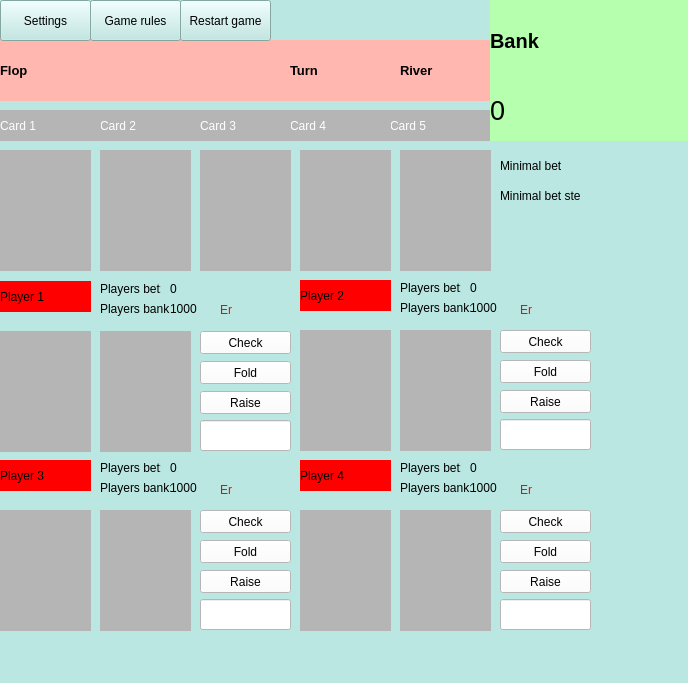
<?xml version="1.0" encoding="UTF-8"?>
<ui version="4.0">
 <class>MainWindow</class>
 <widget class="QMainWindow" name="MainWindow">
  <property name="geometry">
   <rect>
    <x>0</x>
    <y>0</y>
    <width>688</width>
    <height>683</height>
   </rect>
  </property>
  <property name="windowTitle">
   <string>Poker</string>
  </property>
  <property name="styleSheet">
   <string notr="true">background-color: rgb(186, 231, 226);</string>
  </property>
  <widget class="QWidget" name="centralwidget">
   <widget class="QLabel" name="Flop_text">
    <property name="geometry">
     <rect>
      <x>0</x>
      <y>40</y>
      <width>291</width>
      <height>61</height>
     </rect>
    </property>
    <property name="font">
     <font>
      <pointsize>10</pointsize>
      <weight>75</weight>
      <bold>true</bold>
     </font>
    </property>
    <property name="styleSheet">
     <string notr="true">background-color: rgb(255, 183, 176);</string>
    </property>
    <property name="text">
     <string>Flop</string>
    </property>
    <property name="margin">
     <number>130</number>
    </property>
   </widget>
   <widget class="QLabel" name="Turn_text">
    <property name="geometry">
     <rect>
      <x>290</x>
      <y>40</y>
      <width>111</width>
      <height>61</height>
     </rect>
    </property>
    <property name="font">
     <font>
      <pointsize>10</pointsize>
      <weight>75</weight>
      <bold>true</bold>
     </font>
    </property>
    <property name="styleSheet">
     <string notr="true">background-color: rgb(255, 183, 176);</string>
    </property>
    <property name="text">
     <string>Turn</string>
    </property>
    <property name="margin">
     <number>22</number>
    </property>
   </widget>
   <widget class="QLabel" name="River_text">
    <property name="geometry">
     <rect>
      <x>400</x>
      <y>40</y>
      <width>91</width>
      <height>61</height>
     </rect>
    </property>
    <property name="font">
     <font>
      <pointsize>10</pointsize>
      <weight>75</weight>
      <bold>true</bold>
     </font>
    </property>
    <property name="styleSheet">
     <string notr="true">background-color: rgb(255, 183, 176);</string>
    </property>
    <property name="text">
     <string>River</string>
    </property>
    <property name="margin">
     <number>20</number>
    </property>
   </widget>
   <widget class="QLabel" name="card_5_text">
    <property name="geometry">
     <rect>
      <x>390</x>
      <y>110</y>
      <width>101</width>
      <height>31</height>
     </rect>
    </property>
    <property name="styleSheet">
     <string notr="true">background-color: rgb(181, 181, 181);
color: rgb(255, 255, 255);</string>
    </property>
    <property name="text">
     <string>Card 5</string>
    </property>
    <property name="margin">
     <number>30</number>
    </property>
    <property name="indent">
     <number>-1</number>
    </property>
   </widget>
   <widget class="QLabel" name="card_4_text">
    <property name="geometry">
     <rect>
      <x>290</x>
      <y>110</y>
      <width>101</width>
      <height>31</height>
     </rect>
    </property>
    <property name="styleSheet">
     <string notr="true">background-color: rgb(181, 181, 181);
color: rgb(255, 255, 255);</string>
    </property>
    <property name="text">
     <string>Card 4</string>
    </property>
    <property name="margin">
     <number>30</number>
    </property>
    <property name="indent">
     <number>-1</number>
    </property>
   </widget>
   <widget class="QLabel" name="card_2_text">
    <property name="geometry">
     <rect>
      <x>100</x>
      <y>110</y>
      <width>101</width>
      <height>31</height>
     </rect>
    </property>
    <property name="styleSheet">
     <string notr="true">background-color: rgb(181, 181, 181);
color: rgb(255, 255, 255);</string>
    </property>
    <property name="text">
     <string>Card 2</string>
    </property>
    <property name="margin">
     <number>30</number>
    </property>
    <property name="indent">
     <number>-1</number>
    </property>
   </widget>
   <widget class="QLabel" name="card_3_text">
    <property name="geometry">
     <rect>
      <x>200</x>
      <y>110</y>
      <width>91</width>
      <height>31</height>
     </rect>
    </property>
    <property name="styleSheet">
     <string notr="true">background-color: rgb(181, 181, 181);
color: rgb(255, 255, 255);</string>
    </property>
    <property name="text">
     <string>Card 3</string>
    </property>
    <property name="margin">
     <number>30</number>
    </property>
    <property name="indent">
     <number>-1</number>
    </property>
   </widget>
   <widget class="QLabel" name="card_1_text">
    <property name="geometry">
     <rect>
      <x>0</x>
      <y>110</y>
      <width>101</width>
      <height>31</height>
     </rect>
    </property>
    <property name="styleSheet">
     <string notr="true">background-color: rgb(181, 181, 181);
color: rgb(255, 255, 255);</string>
    </property>
    <property name="text">
     <string>Card 1</string>
    </property>
    <property name="margin">
     <number>30</number>
    </property>
    <property name="indent">
     <number>-1</number>
    </property>
   </widget>
   <widget class="QLabel" name="Bank_text">
    <property name="geometry">
     <rect>
      <x>490</x>
      <y>0</y>
      <width>231</width>
      <height>81</height>
     </rect>
    </property>
    <property name="font">
     <font>
      <pointsize>15</pointsize>
      <weight>75</weight>
      <bold>true</bold>
     </font>
    </property>
    <property name="styleSheet">
     <string notr="true">background-color: rgb(181, 255, 175);</string>
    </property>
    <property name="text">
     <string>Bank</string>
    </property>
    <property name="margin">
     <number>20</number>
    </property>
   </widget>
   <widget class="QLabel" name="Bank_numb">
    <property name="geometry">
     <rect>
      <x>490</x>
      <y>80</y>
      <width>231</width>
      <height>61</height>
     </rect>
    </property>
    <property name="font">
     <font>
      <pointsize>20</pointsize>
     </font>
    </property>
    <property name="styleSheet">
     <string notr="true">background-color: rgb(181, 255, 175);</string>
    </property>
    <property name="text">
     <string>0</string>
    </property>
    <property name="margin">
     <number>20</number>
    </property>
   </widget>
   <widget class="QPushButton" name="pushButton">
    <property name="geometry">
     <rect>
      <x>0</x>
      <y>0</y>
      <width>91</width>
      <height>41</height>
     </rect>
    </property>
    <property name="text">
     <string>Settings</string>
    </property>
   </widget>
   <widget class="QPushButton" name="pushButton_2">
    <property name="geometry">
     <rect>
      <x>90</x>
      <y>0</y>
      <width>91</width>
      <height>41</height>
     </rect>
    </property>
    <property name="text">
     <string>Game rules</string>
    </property>
   </widget>
   <widget class="QPushButton" name="pushButton_3">
    <property name="geometry">
     <rect>
      <x>180</x>
      <y>0</y>
      <width>91</width>
      <height>41</height>
     </rect>
    </property>
    <property name="text">
     <string>Restart game</string>
    </property>
   </widget>
   <widget class="QLabel" name="card_6">
    <property name="geometry">
     <rect>
      <x>0</x>
      <y>150</y>
      <width>91</width>
      <height>121</height>
     </rect>
    </property>
    <property name="styleSheet">
     <string notr="true">background-color: rgb(181, 181, 181);
color: rgb(255, 255, 255);</string>
    </property>
    <property name="text">
     <string/>
    </property>
    <property name="margin">
     <number>20</number>
    </property>
    <property name="indent">
     <number>-1</number>
    </property>
   </widget>
   <widget class="QLabel" name="card_7">
    <property name="geometry">
     <rect>
      <x>100</x>
      <y>150</y>
      <width>91</width>
      <height>121</height>
     </rect>
    </property>
    <property name="styleSheet">
     <string notr="true">background-color: rgb(181, 181, 181);
color: rgb(255, 255, 255);</string>
    </property>
    <property name="text">
     <string/>
    </property>
    <property name="margin">
     <number>20</number>
    </property>
    <property name="indent">
     <number>-1</number>
    </property>
   </widget>
   <widget class="QLabel" name="card_8">
    <property name="geometry">
     <rect>
      <x>200</x>
      <y>150</y>
      <width>91</width>
      <height>121</height>
     </rect>
    </property>
    <property name="styleSheet">
     <string notr="true">background-color: rgb(181, 181, 181);
color: rgb(255, 255, 255);</string>
    </property>
    <property name="text">
     <string/>
    </property>
    <property name="margin">
     <number>20</number>
    </property>
    <property name="indent">
     <number>-1</number>
    </property>
   </widget>
   <widget class="QLabel" name="card_9">
    <property name="geometry">
     <rect>
      <x>300</x>
      <y>150</y>
      <width>91</width>
      <height>121</height>
     </rect>
    </property>
    <property name="styleSheet">
     <string notr="true">background-color: rgb(181, 181, 181);
color: rgb(255, 255, 255);</string>
    </property>
    <property name="text">
     <string/>
    </property>
    <property name="margin">
     <number>20</number>
    </property>
    <property name="indent">
     <number>-1</number>
    </property>
   </widget>
   <widget class="QLabel" name="card_10">
    <property name="geometry">
     <rect>
      <x>400</x>
      <y>150</y>
      <width>91</width>
      <height>121</height>
     </rect>
    </property>
    <property name="styleSheet">
     <string notr="true">background-color: rgb(181, 181, 181);
color: rgb(255, 255, 255);</string>
    </property>
    <property name="text">
     <string/>
    </property>
    <property name="margin">
     <number>20</number>
    </property>
    <property name="indent">
     <number>-1</number>
    </property>
   </widget>
   <widget class="QLabel" name="Player_1_text">
    <property name="geometry">
     <rect>
      <x>0</x>
      <y>281</y>
      <width>91</width>
      <height>31</height>
     </rect>
    </property>
    <property name="styleSheet">
     <string notr="true">background-color: rgb(255, 0, 0);</string>
    </property>
    <property name="text">
     <string>Player 1</string>
    </property>
    <property name="margin">
     <number>25</number>
    </property>
   </widget>
   <widget class="QLabel" name="Player_1_card_1">
    <property name="geometry">
     <rect>
      <x>0</x>
      <y>331</y>
      <width>91</width>
      <height>121</height>
     </rect>
    </property>
    <property name="styleSheet">
     <string notr="true">background-color: rgb(181, 181, 181);
color: rgb(255, 255, 255);</string>
    </property>
    <property name="text">
     <string/>
    </property>
    <property name="margin">
     <number>20</number>
    </property>
    <property name="indent">
     <number>-1</number>
    </property>
   </widget>
   <widget class="QLabel" name="Player_1_card_2">
    <property name="geometry">
     <rect>
      <x>100</x>
      <y>331</y>
      <width>91</width>
      <height>121</height>
     </rect>
    </property>
    <property name="styleSheet">
     <string notr="true">background-color: rgb(181, 181, 181);
color: rgb(255, 255, 255);</string>
    </property>
    <property name="text">
     <string/>
    </property>
    <property name="margin">
     <number>20</number>
    </property>
    <property name="indent">
     <number>-1</number>
    </property>
   </widget>
   <widget class="QPushButton" name="Player_1_check_button">
    <property name="geometry">
     <rect>
      <x>200</x>
      <y>331</y>
      <width>91</width>
      <height>23</height>
     </rect>
    </property>
    <property name="styleSheet">
     <string notr="true">background-color: rgb(255, 255, 255);</string>
    </property>
    <property name="text">
     <string>Check</string>
    </property>
   </widget>
   <widget class="QPushButton" name="Player_1_fold_button">
    <property name="geometry">
     <rect>
      <x>200</x>
      <y>361</y>
      <width>91</width>
      <height>23</height>
     </rect>
    </property>
    <property name="styleSheet">
     <string notr="true">background-color: rgb(255, 255, 255);</string>
    </property>
    <property name="text">
     <string>Fold</string>
    </property>
   </widget>
   <widget class="QPushButton" name="Player_1_raise_button">
    <property name="geometry">
     <rect>
      <x>200</x>
      <y>391</y>
      <width>91</width>
      <height>23</height>
     </rect>
    </property>
    <property name="styleSheet">
     <string notr="true">background-color: rgb(255, 255, 255);</string>
    </property>
    <property name="text">
     <string>Raise</string>
    </property>
   </widget>
   <widget class="QLineEdit" name="Player_1_r_lineEdit">
    <property name="geometry">
     <rect>
      <x>200</x>
      <y>420</y>
      <width>91</width>
      <height>31</height>
     </rect>
    </property>
    <property name="styleSheet">
     <string notr="true">background-color: rgb(255, 255, 255);</string>
    </property>
   </widget>
   <widget class="QLabel" name="Player_1_bet_text">
    <property name="geometry">
     <rect>
      <x>100</x>
      <y>281</y>
      <width>61</width>
      <height>16</height>
     </rect>
    </property>
    <property name="text">
     <string>Players bet:</string>
    </property>
    <property name="margin">
     <number>0</number>
    </property>
   </widget>
   <widget class="QLabel" name="Players_1_bank_text">
    <property name="geometry">
     <rect>
      <x>100</x>
      <y>301</y>
      <width>71</width>
      <height>16</height>
     </rect>
    </property>
    <property name="text">
     <string>Players bank:</string>
    </property>
   </widget>
   <widget class="QLabel" name="Player_1_bet_numb">
    <property name="geometry">
     <rect>
      <x>170</x>
      <y>281</y>
      <width>51</width>
      <height>16</height>
     </rect>
    </property>
    <property name="text">
     <string>0</string>
    </property>
   </widget>
   <widget class="QLabel" name="Players_1_bank_numb">
    <property name="geometry">
     <rect>
      <x>170</x>
      <y>301</y>
      <width>51</width>
      <height>16</height>
     </rect>
    </property>
    <property name="text">
     <string>1000</string>
    </property>
   </widget>
   <widget class="QLabel" name="Players_2_bank_numb">
    <property name="geometry">
     <rect>
      <x>470</x>
      <y>300</y>
      <width>51</width>
      <height>16</height>
     </rect>
    </property>
    <property name="text">
     <string>1000</string>
    </property>
   </widget>
   <widget class="QLabel" name="Player_2_text">
    <property name="geometry">
     <rect>
      <x>300</x>
      <y>280</y>
      <width>91</width>
      <height>31</height>
     </rect>
    </property>
    <property name="styleSheet">
     <string notr="true">background-color: rgb(255, 0, 0);</string>
    </property>
    <property name="text">
     <string>Player 2</string>
    </property>
    <property name="margin">
     <number>25</number>
    </property>
   </widget>
   <widget class="QLabel" name="Players_2_bank_text">
    <property name="geometry">
     <rect>
      <x>400</x>
      <y>300</y>
      <width>71</width>
      <height>16</height>
     </rect>
    </property>
    <property name="text">
     <string>Players bank:</string>
    </property>
   </widget>
   <widget class="QLabel" name="Player_2_card_1">
    <property name="geometry">
     <rect>
      <x>300</x>
      <y>330</y>
      <width>91</width>
      <height>121</height>
     </rect>
    </property>
    <property name="styleSheet">
     <string notr="true">background-color: rgb(181, 181, 181);
color: rgb(255, 255, 255);</string>
    </property>
    <property name="text">
     <string/>
    </property>
    <property name="margin">
     <number>20</number>
    </property>
    <property name="indent">
     <number>-1</number>
    </property>
   </widget>
   <widget class="QLabel" name="Player_2_card_2">
    <property name="geometry">
     <rect>
      <x>400</x>
      <y>330</y>
      <width>91</width>
      <height>121</height>
     </rect>
    </property>
    <property name="styleSheet">
     <string notr="true">background-color: rgb(181, 181, 181);
color: rgb(255, 255, 255);</string>
    </property>
    <property name="text">
     <string/>
    </property>
    <property name="margin">
     <number>20</number>
    </property>
    <property name="indent">
     <number>-1</number>
    </property>
   </widget>
   <widget class="QLabel" name="Player_2_bet_numb">
    <property name="geometry">
     <rect>
      <x>470</x>
      <y>280</y>
      <width>51</width>
      <height>16</height>
     </rect>
    </property>
    <property name="text">
     <string>0</string>
    </property>
   </widget>
   <widget class="QLabel" name="Player_2_bet_text">
    <property name="geometry">
     <rect>
      <x>400</x>
      <y>280</y>
      <width>61</width>
      <height>16</height>
     </rect>
    </property>
    <property name="text">
     <string>Players bet:</string>
    </property>
    <property name="margin">
     <number>0</number>
    </property>
   </widget>
   <widget class="QLabel" name="Players_3_bank_numb">
    <property name="geometry">
     <rect>
      <x>170</x>
      <y>480</y>
      <width>51</width>
      <height>16</height>
     </rect>
    </property>
    <property name="text">
     <string>1000</string>
    </property>
   </widget>
   <widget class="QLabel" name="Players_3_bank_text">
    <property name="geometry">
     <rect>
      <x>100</x>
      <y>480</y>
      <width>71</width>
      <height>16</height>
     </rect>
    </property>
    <property name="text">
     <string>Players bank:</string>
    </property>
   </widget>
   <widget class="QLabel" name="Player_3_card_1">
    <property name="geometry">
     <rect>
      <x>0</x>
      <y>510</y>
      <width>91</width>
      <height>121</height>
     </rect>
    </property>
    <property name="styleSheet">
     <string notr="true">background-color: rgb(181, 181, 181);
color: rgb(255, 255, 255);</string>
    </property>
    <property name="text">
     <string/>
    </property>
    <property name="margin">
     <number>20</number>
    </property>
    <property name="indent">
     <number>-1</number>
    </property>
   </widget>
   <widget class="QLabel" name="Player_3_card_2">
    <property name="geometry">
     <rect>
      <x>100</x>
      <y>510</y>
      <width>91</width>
      <height>121</height>
     </rect>
    </property>
    <property name="styleSheet">
     <string notr="true">background-color: rgb(181, 181, 181);
color: rgb(255, 255, 255);</string>
    </property>
    <property name="text">
     <string/>
    </property>
    <property name="margin">
     <number>20</number>
    </property>
    <property name="indent">
     <number>-1</number>
    </property>
   </widget>
   <widget class="QLabel" name="Player_3_bet_numb">
    <property name="geometry">
     <rect>
      <x>170</x>
      <y>460</y>
      <width>51</width>
      <height>16</height>
     </rect>
    </property>
    <property name="text">
     <string>0</string>
    </property>
   </widget>
   <widget class="QLabel" name="Player_3_bet_text">
    <property name="geometry">
     <rect>
      <x>100</x>
      <y>460</y>
      <width>61</width>
      <height>16</height>
     </rect>
    </property>
    <property name="text">
     <string>Players bet:</string>
    </property>
    <property name="margin">
     <number>0</number>
    </property>
   </widget>
   <widget class="QLabel" name="Players_4_bank_numb">
    <property name="geometry">
     <rect>
      <x>470</x>
      <y>480</y>
      <width>51</width>
      <height>16</height>
     </rect>
    </property>
    <property name="text">
     <string>1000</string>
    </property>
   </widget>
   <widget class="QLabel" name="Players_4_bank_text">
    <property name="geometry">
     <rect>
      <x>400</x>
      <y>480</y>
      <width>71</width>
      <height>16</height>
     </rect>
    </property>
    <property name="text">
     <string>Players bank:</string>
    </property>
   </widget>
   <widget class="QLabel" name="Player_4_card_1">
    <property name="geometry">
     <rect>
      <x>300</x>
      <y>510</y>
      <width>91</width>
      <height>121</height>
     </rect>
    </property>
    <property name="styleSheet">
     <string notr="true">background-color: rgb(181, 181, 181);
color: rgb(255, 255, 255);</string>
    </property>
    <property name="text">
     <string/>
    </property>
    <property name="margin">
     <number>20</number>
    </property>
    <property name="indent">
     <number>-1</number>
    </property>
   </widget>
   <widget class="QLabel" name="Player_4_card_2">
    <property name="geometry">
     <rect>
      <x>400</x>
      <y>510</y>
      <width>91</width>
      <height>121</height>
     </rect>
    </property>
    <property name="styleSheet">
     <string notr="true">background-color: rgb(181, 181, 181);
color: rgb(255, 255, 255);</string>
    </property>
    <property name="text">
     <string/>
    </property>
    <property name="margin">
     <number>20</number>
    </property>
    <property name="indent">
     <number>-1</number>
    </property>
   </widget>
   <widget class="QLabel" name="Player_4_bet_numb">
    <property name="geometry">
     <rect>
      <x>470</x>
      <y>460</y>
      <width>51</width>
      <height>16</height>
     </rect>
    </property>
    <property name="text">
     <string>0</string>
    </property>
   </widget>
   <widget class="QLabel" name="Player_4_bet_text">
    <property name="geometry">
     <rect>
      <x>400</x>
      <y>460</y>
      <width>61</width>
      <height>16</height>
     </rect>
    </property>
    <property name="text">
     <string>Players bet:</string>
    </property>
    <property name="margin">
     <number>0</number>
    </property>
   </widget>
   <widget class="QPushButton" name="Player_2_raise_button">
    <property name="geometry">
     <rect>
      <x>500</x>
      <y>390</y>
      <width>91</width>
      <height>23</height>
     </rect>
    </property>
    <property name="styleSheet">
     <string notr="true">background-color: rgb(255, 255, 255);</string>
    </property>
    <property name="text">
     <string>Raise</string>
    </property>
   </widget>
   <widget class="QLineEdit" name="Player_2_r_lineEdit">
    <property name="geometry">
     <rect>
      <x>500</x>
      <y>419</y>
      <width>91</width>
      <height>31</height>
     </rect>
    </property>
    <property name="styleSheet">
     <string notr="true">background-color: rgb(255, 255, 255);</string>
    </property>
   </widget>
   <widget class="QPushButton" name="Player_2_check_button">
    <property name="geometry">
     <rect>
      <x>500</x>
      <y>330</y>
      <width>91</width>
      <height>23</height>
     </rect>
    </property>
    <property name="styleSheet">
     <string notr="true">background-color: rgb(255, 255, 255);</string>
    </property>
    <property name="text">
     <string>Check</string>
    </property>
   </widget>
   <widget class="QPushButton" name="Player_2_fold_button">
    <property name="geometry">
     <rect>
      <x>500</x>
      <y>360</y>
      <width>91</width>
      <height>23</height>
     </rect>
    </property>
    <property name="styleSheet">
     <string notr="true">background-color: rgb(255, 255, 255);</string>
    </property>
    <property name="text">
     <string>Fold</string>
    </property>
   </widget>
   <widget class="QPushButton" name="Player_3_raise_button">
    <property name="geometry">
     <rect>
      <x>200</x>
      <y>570</y>
      <width>91</width>
      <height>23</height>
     </rect>
    </property>
    <property name="styleSheet">
     <string notr="true">background-color: rgb(255, 255, 255);</string>
    </property>
    <property name="text">
     <string>Raise</string>
    </property>
   </widget>
   <widget class="QLineEdit" name="Player_3_r_lineEdit">
    <property name="geometry">
     <rect>
      <x>200</x>
      <y>599</y>
      <width>91</width>
      <height>31</height>
     </rect>
    </property>
    <property name="styleSheet">
     <string notr="true">background-color: rgb(255, 255, 255);</string>
    </property>
   </widget>
   <widget class="QPushButton" name="Player_3_check_button">
    <property name="geometry">
     <rect>
      <x>200</x>
      <y>510</y>
      <width>91</width>
      <height>23</height>
     </rect>
    </property>
    <property name="styleSheet">
     <string notr="true">background-color: rgb(255, 255, 255);</string>
    </property>
    <property name="text">
     <string>Check</string>
    </property>
   </widget>
   <widget class="QPushButton" name="Player_3_fold_button">
    <property name="geometry">
     <rect>
      <x>200</x>
      <y>540</y>
      <width>91</width>
      <height>23</height>
     </rect>
    </property>
    <property name="styleSheet">
     <string notr="true">background-color: rgb(255, 255, 255);</string>
    </property>
    <property name="text">
     <string>Fold</string>
    </property>
   </widget>
   <widget class="QPushButton" name="Player_4_raise_button">
    <property name="geometry">
     <rect>
      <x>500</x>
      <y>570</y>
      <width>91</width>
      <height>23</height>
     </rect>
    </property>
    <property name="styleSheet">
     <string notr="true">background-color: rgb(255, 255, 255);</string>
    </property>
    <property name="text">
     <string>Raise</string>
    </property>
   </widget>
   <widget class="QLineEdit" name="Player_4_r_lineEdit">
    <property name="geometry">
     <rect>
      <x>500</x>
      <y>599</y>
      <width>91</width>
      <height>31</height>
     </rect>
    </property>
    <property name="styleSheet">
     <string notr="true">background-color: rgb(255, 255, 255);</string>
    </property>
   </widget>
   <widget class="QPushButton" name="Player_4_check_button">
    <property name="geometry">
     <rect>
      <x>500</x>
      <y>510</y>
      <width>91</width>
      <height>23</height>
     </rect>
    </property>
    <property name="styleSheet">
     <string notr="true">background-color: rgb(255, 255, 255);</string>
    </property>
    <property name="text">
     <string>Check</string>
    </property>
   </widget>
   <widget class="QPushButton" name="Player_4_fold_button">
    <property name="geometry">
     <rect>
      <x>500</x>
      <y>540</y>
      <width>91</width>
      <height>23</height>
     </rect>
    </property>
    <property name="styleSheet">
     <string notr="true">background-color: rgb(255, 255, 255);</string>
    </property>
    <property name="text">
     <string>Fold</string>
    </property>
   </widget>
   <widget class="QLabel" name="Player_3_text">
    <property name="geometry">
     <rect>
      <x>0</x>
      <y>460</y>
      <width>91</width>
      <height>31</height>
     </rect>
    </property>
    <property name="styleSheet">
     <string notr="true">background-color: rgb(255, 0, 0);</string>
    </property>
    <property name="text">
     <string>Player 3</string>
    </property>
    <property name="margin">
     <number>25</number>
    </property>
   </widget>
   <widget class="QLabel" name="Player_4_text">
    <property name="geometry">
     <rect>
      <x>300</x>
      <y>460</y>
      <width>91</width>
      <height>31</height>
     </rect>
    </property>
    <property name="styleSheet">
     <string notr="true">background-color: rgb(255, 0, 0);</string>
    </property>
    <property name="text">
     <string>Player 4</string>
    </property>
    <property name="margin">
     <number>25</number>
    </property>
   </widget>
   <widget class="QLabel" name="card_5_text_2">
    <property name="geometry">
     <rect>
      <x>500</x>
      <y>150</y>
      <width>61</width>
      <height>31</height>
     </rect>
    </property>
    <property name="styleSheet">
     <string notr="true"/>
    </property>
    <property name="text">
     <string>Minimal bet:</string>
    </property>
    <property name="margin">
     <number>0</number>
    </property>
    <property name="indent">
     <number>-1</number>
    </property>
   </widget>
   <widget class="QLabel" name="card_5_text_3">
    <property name="geometry">
     <rect>
      <x>500</x>
      <y>180</y>
      <width>81</width>
      <height>31</height>
     </rect>
    </property>
    <property name="styleSheet">
     <string notr="true"/>
    </property>
    <property name="text">
     <string>Minimal bet step:</string>
    </property>
    <property name="margin">
     <number>0</number>
    </property>
    <property name="indent">
     <number>-1</number>
    </property>
   </widget>
   <widget class="QLabel" name="Player_1_console">
    <property name="geometry">
     <rect>
      <x>220</x>
      <y>300</y>
      <width>71</width>
      <height>20</height>
     </rect>
    </property>
    <property name="styleSheet">
     <string notr="true">color: rgb(255, 0, 0);</string>
    </property>
    <property name="text">
     <string>Er</string>
    </property>
    <property name="margin">
     <number>0</number>
    </property>
   </widget>
   <widget class="QLabel" name="Player_2_console">
    <property name="geometry">
     <rect>
      <x>520</x>
      <y>300</y>
      <width>71</width>
      <height>20</height>
     </rect>
    </property>
    <property name="styleSheet">
     <string notr="true">color: rgb(255, 0, 0);</string>
    </property>
    <property name="text">
     <string>Er</string>
    </property>
    <property name="margin">
     <number>0</number>
    </property>
   </widget>
   <widget class="QLabel" name="Player_3_console">
    <property name="geometry">
     <rect>
      <x>220</x>
      <y>480</y>
      <width>71</width>
      <height>20</height>
     </rect>
    </property>
    <property name="styleSheet">
     <string notr="true">color: rgb(255, 0, 0);</string>
    </property>
    <property name="text">
     <string>Er</string>
    </property>
    <property name="margin">
     <number>0</number>
    </property>
   </widget>
   <widget class="QLabel" name="Player_4_console">
    <property name="geometry">
     <rect>
      <x>520</x>
      <y>480</y>
      <width>71</width>
      <height>20</height>
     </rect>
    </property>
    <property name="styleSheet">
     <string notr="true">color: rgb(255, 0, 0);</string>
    </property>
    <property name="text">
     <string>Er</string>
    </property>
    <property name="margin">
     <number>0</number>
    </property>
   </widget>
  </widget>
  <widget class="QMenuBar" name="menubar">
   <property name="geometry">
    <rect>
     <x>0</x>
     <y>0</y>
     <width>688</width>
     <height>21</height>
    </rect>
   </property>
  </widget>
  <widget class="QStatusBar" name="statusbar"/>
 </widget>
 <resources/>
 <connections/>
</ui>
